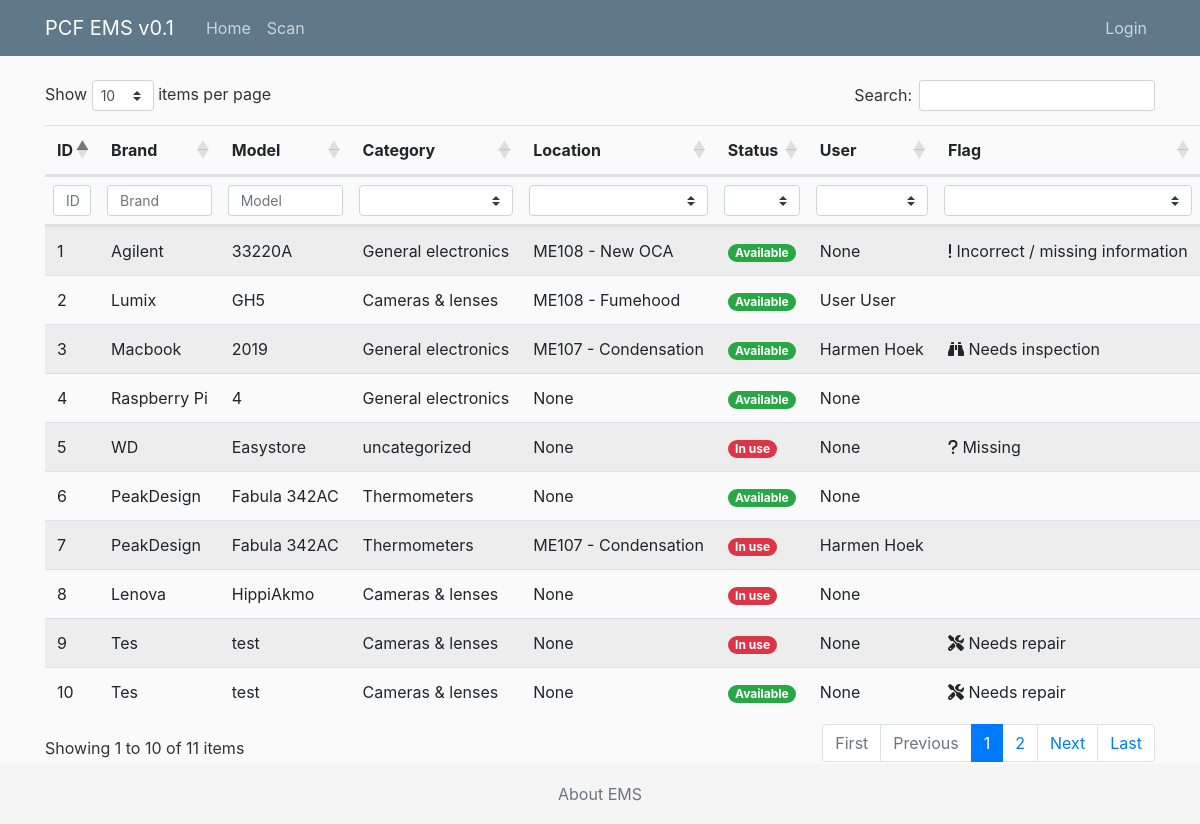
/, run on an earlier commit of the app's database.
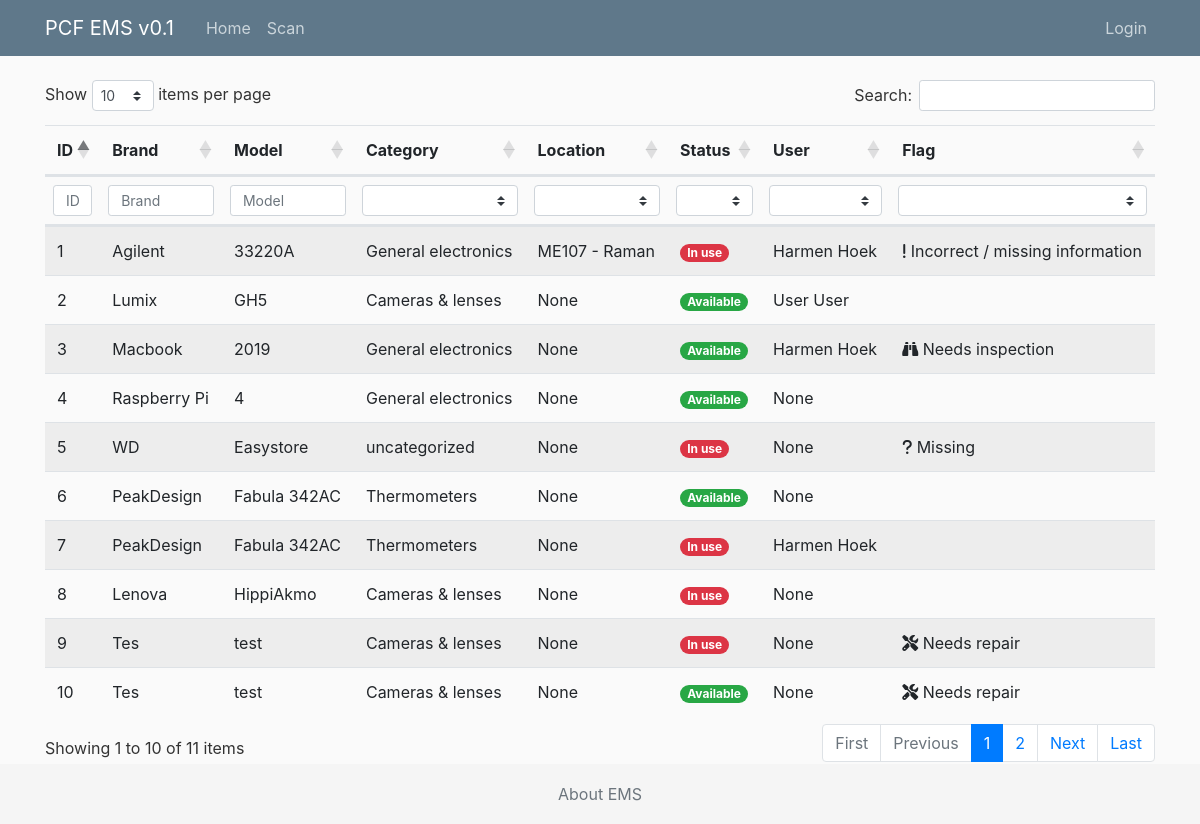
And on a later commit of the database.
### ems/models.py (models this page shows, shortened)
class Item(models.Model):  # inherit from models, all fields below
    qrid = models.SlugField(max_length=10, null=True, blank=True)
    brand = models.CharField(max_length=100)
    model = models.CharField(max_length=100)
    serial = models.CharField(max_length=100, null=True, blank=True)
    category = models.ForeignKey(Category, on_delete=models.SET_DEFAULT, default='uncategorized')  # TODO make selectbox
    description = models.TextField()  # longer than CharField, unrestricted text.
    purchased_by = models.ForeignKey(User, on_delete=models.SET_NULL, null=True, blank=True, related_name="purchaseduser", limit_choices_to={'is_superuser': False})  # TODO make selectbox of users
    purchased_on = models.DateField(default="", null=True, blank=True)  # TODO not now
    purchased_price = models.DecimalField(decimal_places=2, max_digits=10, null=True, blank=True)
    warranty = models.BooleanField(default=False)
    warranty_expiration = models.DateField(null=True, blank=True)
    next_service_date = models.DateField(null=True, blank=True)
    storage_location = models.ForeignKey(Cabinet, on_delete=models.SET_NULL, default="", null=True, blank=True)  # TODO make different model for storage locations
    added_by = models.ForeignKey(User, on_delete=models.SET_NULL, null=True,
                                 related_name="addeduser", limit_choices_to={'is_superuser': False})  # related_name is needed since the reverse releationship (user->item, which we don't need at at all) needs a unique name. TODO make selectbox of users
    updated_by = models.ForeignKey(User, on_delete=models.SET_NULL, null=True,
                                 related_name="updateduser", limit_choices_to={'is_superuser': False})
    added_on = models.DateTimeField(default=timezone.now)
    last_scanned = models.DateTimeField(default=timezone.now, null=True, blank=True)  # TODO link to model
    status = models.BooleanField(default=False) #True is in storage (item is free), False is in use (assigned to)
    location = models.ForeignKey(Setup, on_delete=models.SET_NULL, null=True) # TODO current location is now ALWAYS a setup, should also be possible to be storage
    user = models.ForeignKey(User, on_delete=models.SET_NULL, null=True, blank=True, related_name="itemuser", limit_choices_to={'is_superuser': False})
    date_inuse = models.DateField(null=True, blank=True) #TODO only show when editing item
    date_return = models.DateField(null=True, blank=True) #TODO only show when editing item
    flag = models.ForeignKey(Flag, on_delete=models.SET_NULL, null=True, blank=True) #TODO only show when editing item
    image = models.ImageField(default='default.png', upload_to='item_pics')
    image2 = models.ImageField(default='default.png', upload_to='item_pics')
    history = HistoricalRecords() # excluded_fields=['pub_date']

class Setup(models.Model):
    lab = models.ForeignKey(Lab, on_delete=models.CASCADE)
    name = models.CharField(max_length=100)
    manager = models.ForeignKey(User, on_delete=models.SET_NULL, null=True, blank=True, default='undefined', limit_choices_to={'is_superuser': False})
    history = HistoricalRecords()
    def __str__(self):
        return f"{self.lab.number} - {self.name}"

class Lab(models.Model):
    number = models.CharField(max_length=5)
    manager = models.CharField(max_length=100, default='undefined')  # TODO make selectlist
    nickname = models.CharField(max_length=20, default='')
    history = HistoricalRecords()

class Category(models.Model):
    name = models.CharField(max_length=100)
    history = HistoricalRecords()
    def __str__(self):
        return self.name
    class Meta:
        verbose_name_plural = "Categories"

class Flag(models.Model):
    flag = models.CharField(max_length=100)
    description = models.TextField()
    icon = models.CharField(max_length=100, default='bug')
    history = HistoricalRecords()

### ems/views.py (the view)
# urls.py: path('', ItemListView.as_view(), name='ems-home'),
class ItemListView(ListView):
   model = Item
   template_name = 'ems/home.html'  # <app>/<model>_<viewtype>.html
   ordering = ['-added_on']  # minus sign to get oldest first.

### ems/models.py (called while the page is built)
def get_first_name(self):
    return f'{self.first_name} {self.last_name}'

### ems/templates/ems/home.html
{% extends "ems/base.html" %}
{% block content %}
<table id="example" class="table table-striped responsive nowrap table-hover" style="width:100%">
    <thead>
    <tr>
        <th data-priority="10">ID</th>
        <th data-priority="1">Brand</th>
        <th data-priority="1">Model</th>
        <th data-priority="1">Category</th>
        <th data-priority="5">Location</th>
        <th data-priority="2">Status</th>
        <th data-priority="5">User</th>
        <th data-priority="10">Flag</th>
    </tr>
    </thead>
    <tbody>
    {% for item in object_list %}
    <tr style="cursor:pointer;" onclick="window.location='{% url 'item-detail' item.id %}';">
        <td>{{ item.pk }}</td>
        <td>{{ item.brand }}</td>
        <td>{{ item.model }}</td>
        <td>{{ item.category }}</td>
        <td>{{ item.location }}</td>
        <td>
            {% if item.status %}
            <span class="align-middle badge badge-pill badge-success">Available</span>
            {% else %}
            <span class="align-middle badge badge-pill badge-danger">In use</span>
            {% endif %}
        </td>
        <td>{{ item.user }}</td>
        <td><i class="fas fa-{{ item.flag.icon }}"></i> {{ item.flag.flag }}</td>
    </tr>
    {% endfor %}
    </tbody>
    <tfoot>
    <tr class="searchbar">
        <th>ID</th>
        <th>Brand</th>
        <th>Model</th>
        <th>Category</th>
        <th>Location</th>
        <th>Status</th>
        <th>User</th>
        <th>Added</th>
    </tr>
    </tfoot>
</table>
{% endblock content %}

What changed in the data, as far as the page shows it:
changed Item id 7: location "ME107 - Condensation" → "None"
changed Item "Macbook": location "ME107 - Condensation" → "None"
changed Item "Lumix": location "ME108 - Fumehood" → "None"
changed Item "Agilent": location "ME108 - New OCA" → "ME107 - Raman"; user "None" → "Harmen Hoek"; status "Available" → "In use"
